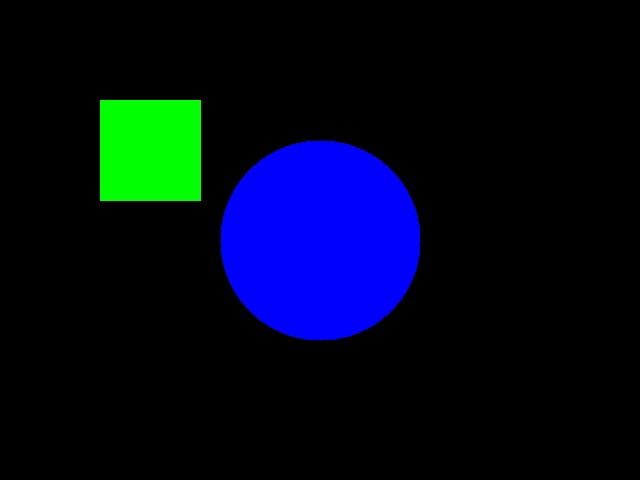
#> input picture models/temp_img_0.jpg, 640 x 480 px; its folder holds only this picture in this run
$ python -i refined_background_removal.py   (imports and definitions only)
#> lines starting #> are read from the running program, lines starting #| are printed output that depends on the picture; after the words box and inside, x2 and y2 are one past the last pixel; in counts of white or black regions, pixels touching at a corner belong together
import cv2
import numpy as np
import matplotlib.pyplot as plt
from sklearn.cluster import KMeans
from PIL import Image
import os

def detect_background_color(img, samples_per_edge=100):
    """
    Safely detect the background color by analyzing image edges.
    Uses a more robust sampling approach that avoids zero-step slicing.

    Args:
        img: Input image in BGR format
        samples_per_edge: Number of samples to take from each edge

    Returns:
        tuple: RGB color values of detected background
    """
    height, width = img.shape[:2]

    # Ensure we take at least one sample per edge
    samples_per_edge = max(1, min(samples_per_edge, min(height, width)))

    # Calculate step sizes (ensure non-zero)
    width_step = max(1, width // samples_per_edge)
    height_step = max(1, height // samples_per_edge)

    # Sample pixels from edges
    edge_pixels = []

    # Sample top and bottom edges
    for x in range(0, width, width_step):
        edge_pixels.append(img[0, x])        # Top edge
        edge_pixels.append(img[-1, x])       # Bottom edge

    # Sample left and right edges
    for y in range(0, height, height_step):
        edge_pixels.append(img[y, 0])        # Left edge
        edge_pixels.append(img[y, -1])       # Right edge

    # Convert to numpy array
    edge_pixels = np.array(edge_pixels)

    # Use K-means clustering to find dominant color
    kmeans = KMeans(n_clusters=3, n_init=10)
    kmeans.fit(edge_pixels)

    # Get the most frequent color cluster
    unique, counts = np.unique(kmeans.labels_, return_counts=True)
    dominant_cluster = unique[np.argmax(counts)]
    background_color = kmeans.cluster_centers_[dominant_cluster].astype(int)

    # Convert from BGR to RGB
    return tuple(background_color[::-1])

def detect_shadows_enhanced(img, background_color):
    """
    Enhanced shadow detection that preserves subtle lighting transitions and reflections.
    This function analyzes both global and local lighting patterns to identify shadows
    while being careful not to misclassify object details as shadows.

    Args:
        img: Input image in BGR format
        background_color: RGB tuple of the background color
    Returns:
        numpy.ndarray: Shadow mask where 1 indicates shadow pixels
    """
    # First, convert background color from RGB to BGR for OpenCV
    bg_color = background_color[::-1]

    # Create a background image matching our detected background color
    background = np.full_like(img, bg_color)

    # Convert both images to LAB color space for better lighting analysis
    lab = cv2.cvtColor(img, cv2.COLOR_BGR2LAB)
    bg_lab = cv2.cvtColor(background, cv2.COLOR_BGR2LAB)

    # Extract L (lightness) channels
    l_img = lab[:,:,0].astype(np.float32)
    l_bg = bg_lab[:,:,0].astype(np.float32)

    # Calculate local average of lightness using multiple scales
    shadow_masks = []
    for kernel_size in [(21, 21), (41, 41)]:  # Multiple scales for different shadow sizes
        # Calculate local lightness average
        local_mean = cv2.GaussianBlur(l_img, kernel_size, 0)

        # Calculate lightness difference from background
        l_diff = np.abs(l_img - l_bg)
        local_diff = np.abs(local_mean - l_bg)

        # Create adaptive threshold based on local contrast
        threshold = np.mean(l_diff) * 0.5 + local_diff * 0.2

        # Identify shadow regions
        shadow = (l_diff < threshold) & (l_img < l_bg)
        shadow_masks.append(shadow)

    # Combine shadow masks from different scales
    shadow_mask = np.logical_or.reduce(shadow_masks)

    # Analyze color differences to prevent misclassifying colored regions as shadows
    a_diff = np.abs(lab[:,:,1] - bg_lab[:,:,1])
    b_diff = np.abs(lab[:,:,2] - bg_lab[:,:,2])
    color_diff = np.sqrt(a_diff**2 + b_diff**2)

    # Only keep shadow pixels where color difference is small
    shadow_mask &= (color_diff < 30)

    # Clean up the mask
    kernel = np.ones((3,3), np.uint8)
    shadow_mask = cv2.morphologyEx(shadow_mask.astype(np.uint8),
                                 cv2.MORPH_CLOSE, kernel)
    shadow_mask = cv2.morphologyEx(shadow_mask.astype(np.uint8),
                                 cv2.MORPH_OPEN, kernel)

    return shadow_mask

def refined_background_removal(image_input, background_color=None, edge_smoothing=5, preserve_whites=True):
    """
    Advanced background removal with automatic background color detection and
    improved edge handling.

    Args:
        image_input: Path to input image or Image.Image or numpy array
        background_color: RGB tuple or None for auto-detection
        edge_smoothing: Amount of edge smoothing (higher = smoother)
        preserve_whites: Whether to preserve white colors in the object
    """
#> called with image_input = 'temp_img_0.jpg', edge_smoothing = 5, preserve_whites = True
    def create_color_range_mask(img, target_color, tolerance=20):  # Reduced tolerance
        """Create a more precise mask for colors within tolerance of target color"""
        target_bgr = target_color[::-1]

        # Convert to LAB color space for better color similarity matching
        lab_image = cv2.cvtColor(img, cv2.COLOR_BGR2LAB)
        lab_target = cv2.cvtColor(np.uint8([[target_bgr]]), cv2.COLOR_BGR2LAB)[0,0]

        # Create bounds with tolerance in LAB space
        lower_bound = np.array([max(0, c - tolerance) for c in lab_target])
        upper_bound = np.array([min(255, c + tolerance) for c in lab_target])

        # Create mask in LAB space
        mask = cv2.inRange(lab_image, lower_bound, upper_bound)

        # Clean up the mask
        kernel = np.ones((3,3), np.uint8)
        mask = cv2.morphologyEx(mask, cv2.MORPH_OPEN, kernel)

        return mask

    def smooth_edges(mask, smooth_factor):
        """Apply edge smoothing with outline removal"""
        # Convert to float
        mask_float = mask.astype(np.float32) / 255.0

        # Apply erosion first to remove thin outlines
        kernel = np.ones((2,2), np.uint8)
        eroded = cv2.erode(mask_float, kernel, iterations=1)

        # Multi-scale smoothing
        smoothed = np.zeros_like(mask_float)
        weights_sum = 0

        for i in range(1, 4):
            kernel_size = smooth_factor * 2 * i + 1
            current_smooth = cv2.GaussianBlur(eroded,
                                            (kernel_size, kernel_size),
                                            0)
            weight = 1.0 / i
            smoothed += current_smooth * weight
            weights_sum += weight

        smoothed /= weights_sum

        # Threshold the result to make edges cleaner
        smoothed = np.where(smoothed > 0.5, 1.0, 0.0)

        return (smoothed * 255).astype(np.uint8)

    def preserve_white_details(img, mask, threshold=250):
        """
        Preserve white details with proper handling of edge cases and division.

        Args:
            img: Input image in BGR format
            mask: Binary mask
            threshold: Brightness threshold for white detection
        """
        gray = cv2.cvtColor(img, cv2.COLOR_BGR2GRAY)

        # Create adaptive threshold with safety checks
        local_mean = cv2.GaussianBlur(gray, (15, 15), 0)

        # Avoid division by zero and invalid values
        local_mean = np.clip(local_mean, 1, 254)  # Ensure no zeros or 255s
        adjustment = np.clip((255 - local_mean) * 0.05, 0, threshold)
        local_threshold = threshold - adjustment

        # Create white mask with safety checks
        white_areas = gray > local_threshold

        # Reduce connectivity to main object
        kernel = np.ones((2,2), np.uint8)
        dilated_mask = cv2.dilate(mask, kernel, iterations=1)
        preserved_whites = white_areas & dilated_mask

        # Clean up artifacts
        preserved_whites = cv2.morphologyEx(preserved_whites.astype(np.uint8),
                                        cv2.MORPH_OPEN, kernel)
        preserved_whites = cv2.morphologyEx(preserved_whites,
                                        cv2.MORPH_CLOSE, kernel)

        return mask | preserved_whites

    def shrink_mask(mask, shrink_percent=1):
        """
        Shrink the mask by a percentage of its dimensions
        Args:
            mask: Binary mask
            shrink_percent: Percentage to shrink (1 = 1%)
        Returns:
            Shrunk mask
        """
        # Get mask dimensions
        height, width = mask.shape[:2]

        # Calculate pixels to shrink on each side
        shrink_pixels_y = int(height * (shrink_percent / 100))
        shrink_pixels_x = int(width * (shrink_percent / 100))

        # Ensure at least 1 pixel if percentage is too small
        shrink_pixels_y = max(1, shrink_pixels_y)
        shrink_pixels_x = max(1, shrink_pixels_x)

        # Create structuring element for erosion
        kernel = cv2.getStructuringElement(
            cv2.MORPH_ELLIPSE,
            (2 * shrink_pixels_x + 1, 2 * shrink_pixels_y + 1)
        )

        # Erode the mask
        shrunk_mask = cv2.erode(mask, kernel, iterations=1)

        return shrunk_mask

    # Main processing pipeline
    try:
        print("Loading image...")
        # Input validation and conversion
        if isinstance(image_input, str):
            print("It's a file path - load the image")
            if not os.path.exists(image_input):
                raise ValueError(f"Image file not found: {image_input}")
            image = cv2.imread(image_input)
#> image is the input picture: shape (480, 640, 3); mean B, G, R 26.1, 8.5, 0.1
            if image is None:
                raise ValueError(f"Failed to load image from {image_input}")
        elif isinstance(image_input, np.ndarray):
            print("It's already a numpy array - verify format")
            if len(image_input.shape) != 3 or image_input.shape[2] != 3:
                raise ValueError("Image array must be a 3-channel color image")
            image = image_input
        elif isinstance(image_input, Image.Image):

            print("Convert PIL Image to numpy array in BGR format")
            image_array = np.array(image_input)
            image = cv2.cvtColor(image_array, cv2.COLOR_RGB2BGR)
        else:
            raise TypeError("Image input must be either a file path, numpy array, or PIL Image")

        print(image.__class__)
#| <class 'numpy.ndarray'>
        # Handle background color detection
        if background_color is None:
            print("Detecting background color...")
            detected_color = detect_background_color(image)
#> after the loop in detect_background_color, `for x in range(0, width, width_step):`: edge_pixels = 214 items, first 6: [0, 0, 0], [0, 0, 0], [0, 0, 0], [0, 0, 0], [0, 0, 0], [0, 0, 0]
#> after the loop in detect_background_color, `for y in range(0, height, height_step):`: edge_pixels = 454 items, first 6: [0, 0, 0], [0, 0, 0], [0, 0, 0], [0, 0, 0], [0, 0, 0], [0, 0, 0]
#> in detect_background_color, `edge_pixels = np.array(edge_pixels)`: edge_pixels = 454 rows, first 8: [0, 0, 0], [0, 0, 0], [0, 0, 0], [0, 0, 0], [0, 0, 0], [0, 0, 0], [0, 0, 0], [0, 0, 0]
#> detected_color = (0, 0, 0)
            print(f"Detected background color (RGB): {detected_color}")
#| Detected background color (RGB): (0, 0, 0)
            bg_color = detected_color
#> bg_color = (0, 0, 0)
        else:
            bg_color = background_color

        print("Detecting shadows...")
        shadow_mask = detect_shadows_enhanced(image, bg_color)
#> after the loop in detect_shadows_enhanced, `for kernel_size in [(21, 21), (41, 41)]:`: shadow_masks = 2 items
#> in detect_shadows_enhanced, `a_diff = np.abs(lab[:,:,1] - bg_lab[:,:,1])`:
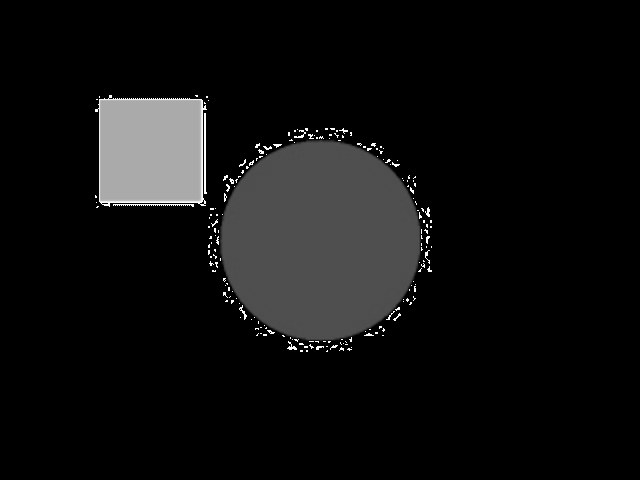
#> a_diff: shape (480, 640); min 0, max 254, mean 15.7
#> in detect_shadows_enhanced, `b_diff = np.abs(lab[:,:,2] - bg_lab[:,:,2])`:
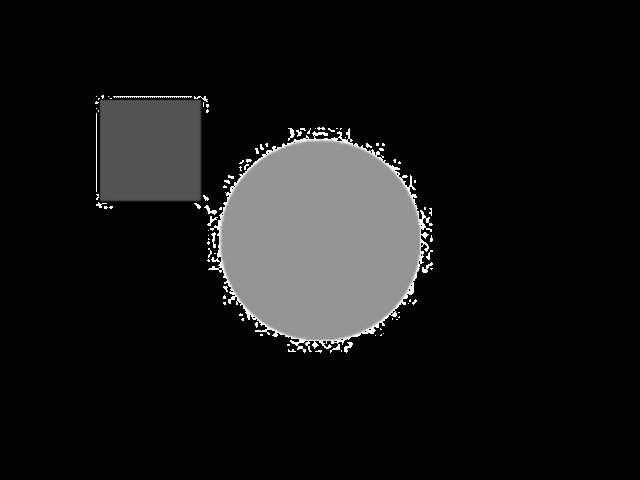
#> b_diff: shape (480, 640); min 0, max 255, mean 20.9
#> in detect_shadows_enhanced, `color_diff = np.sqrt(a_diff**2 + b_diff**2)`:
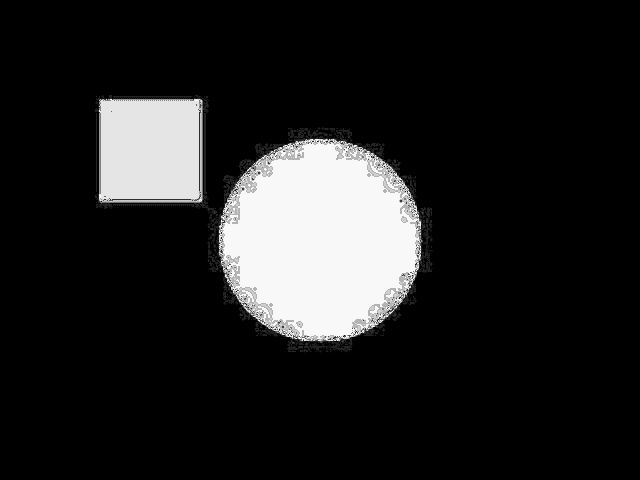
#> color_diff: shape (480, 640) float16; min 0, max 15.91, mean 2.06; drawn with min black and max white

        print("Creating color-based mask...")
        color_mask = create_color_range_mask(image, bg_color)
#> in create_color_range_mask, `target_bgr = target_color[::-1]`: target_bgr = (0, 0, 0)
#> in create_color_range_mask, `lab_target = cv2.cvtColor(np.uint8([[target_bgr]]), cv2.COLOR_BGR2LAB)..`: lab_target = [0, 128, 128]
#> in create_color_range_mask, `lower_bound = np.array([max(0, c - tolerance) for c in lab_target])`: lower_bound = [0, 108, 108]
#> in create_color_range_mask, `upper_bound = np.array([min(255, c + tolerance) for c in lab_target])`: upper_bound = [20, 148, 148]
#> in create_color_range_mask, `mask = cv2.inRange(lab_image, lower_bound, upper_bound)`:
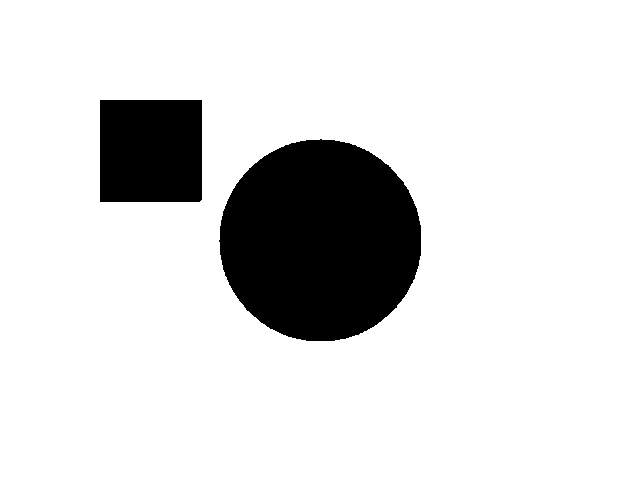
#> mask: shape (480, 640); 86.2% white; 2 black regions, box (x1, y1, x2, y2) and area: (219, 139, 421, 341) 32032, (100, 100, 202, 202) 10401

        # Combine color and shadow masks
        combined_mask = (color_mask | shadow_mask)


        # Invert mask (we want to keep the object, not the background)
        object_mask = cv2.bitwise_not(combined_mask)

        # Preserve white details if requested
        if preserve_whites:
            print("Preserving white details...")
            object_mask = preserve_white_details(image, object_mask)
#> in preserve_white_details, `gray = cv2.cvtColor(img, cv2.COLOR_BGR2GRAY)`:
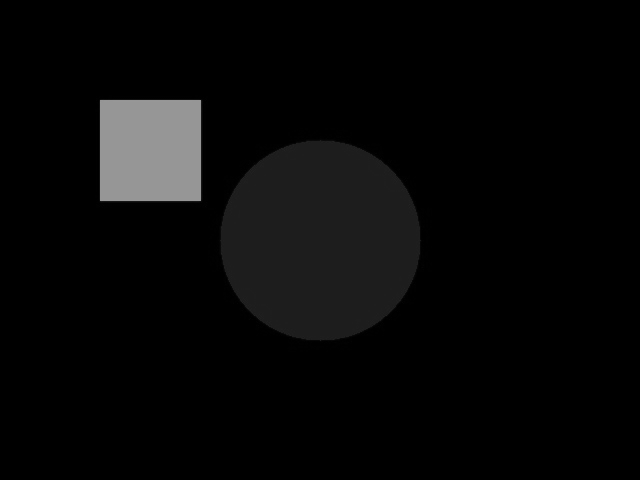
#> gray: shape (480, 640); min 0, max 152, mean 8


        # Apply edge smoothing
        if edge_smoothing > 0:
            print("Smoothing edges...")
            object_mask = smooth_edges(object_mask, edge_smoothing)
#> after the loop in smooth_edges, `for i in range(1, 4):`: weights_sum = 1.83

        # Shrinking mask
        print("Shrinking mask...")
        object_mask = shrink_mask(object_mask, shrink_percent=0.5)


        # Create output images
        alpha = object_mask
        rgba = cv2.cvtColor(image, cv2.COLOR_BGR2BGRA)
        rgba[:, :, 3] = alpha

        result = image.copy()
        result[alpha == 0] = [0, 0, 0]
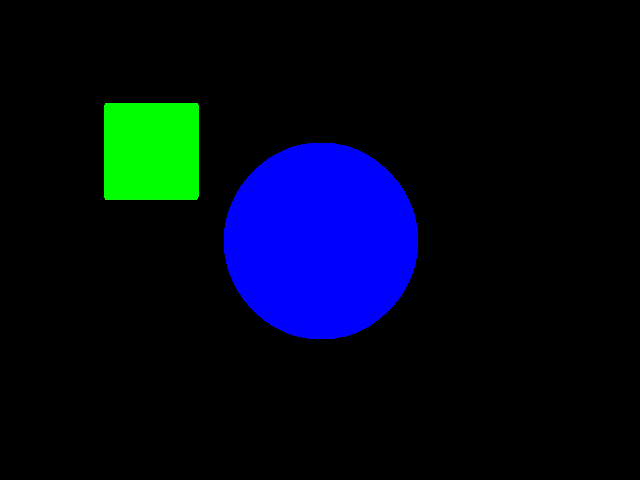
#> result: shape (480, 640, 3); 3.24% of pixels changed, all inside (x1, y1, x2, y2) = (95, 95, 433, 353)

        # Convert to RGB for display
        image_rgb = cv2.cvtColor(image, cv2.COLOR_BGR2RGB)
        result_rgb = cv2.cvtColor(result, cv2.COLOR_BGR2RGB)

        checkered = np.zeros((image.shape[0], image.shape[1], 3), dtype=np.uint8)
        checkered[::20, ::20] = [200, 200, 200]
        checkered[10::20, 10::20] = [200, 200, 200]

        alpha_3d = alpha[:,:,np.newaxis] / 255.0
#> alpha_3d: shape (480, 640, 1) float64; values 0 (black) and 1 (white), 12.7% white; 2 white regions, box (x1, y1, x2, y2) and area: (224, 143, 418, 339) 29951, (104, 103, 199, 200) 9205
        blended = (image_rgb * alpha_3d + checkered * (1 - alpha_3d)).astype(np.uint8)
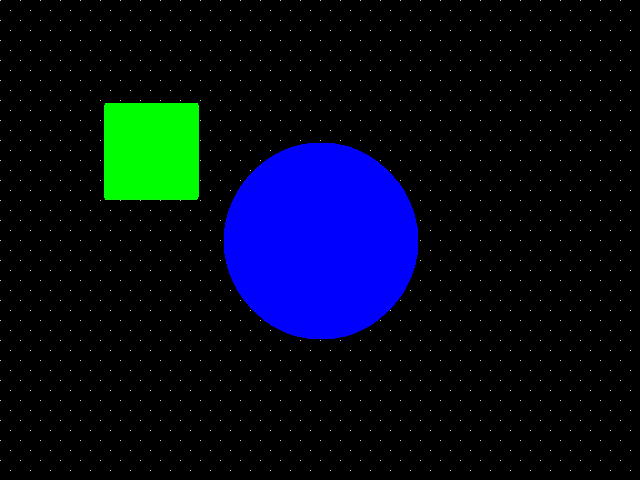
#> blended: shape (480, 640, 3); mean R, G, B 0.9, 8.5, 25.6

        return image_rgb, alpha, result_rgb, blended, rgba

    except Exception as e:
        print(f"Error during processing: {str(e)}")
        return None

>>> result = refined_background_removal('temp_img_0.jpg')
#> result = 5 items

$ run again, on models/temp_img_1.jpg
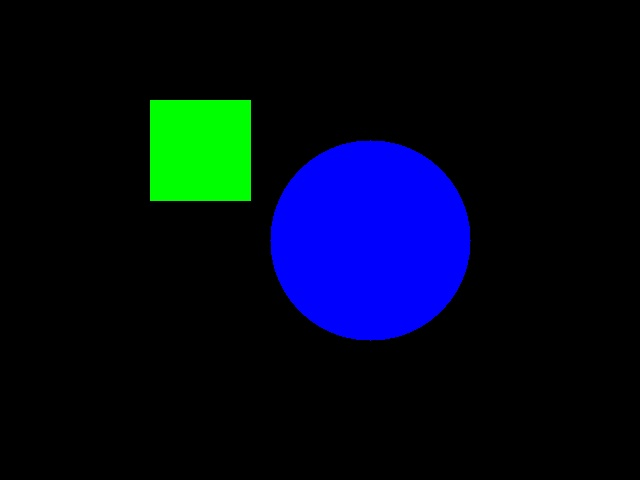
#> input picture models/temp_img_1.jpg, 640 x 480 px
#> in refined_background_removal, image is the input picture: shape (480, 640, 3); mean B, G, R 26.1, 8.5, 0.1
#| <class 'numpy.ndarray'>
#> after the loop in detect_background_color, `for x in range(0, width, width_step):`: edge_pixels = 214 items, first 6: [0, 0, 0], [0, 0, 0], [0, 0, 0], [0, 0, 0], [0, 0, 0], [0, 0, 0]
#> after the loop in detect_background_color, `for y in range(0, height, height_step):`: edge_pixels = 454 items, first 6: [0, 0, 0], [0, 0, 0], [0, 0, 0], [0, 0, 0], [0, 0, 0], [0, 0, 0]
#> in detect_background_color, `edge_pixels = np.array(edge_pixels)`: edge_pixels = 454 rows, first 8: [0, 0, 0], [0, 0, 0], [0, 0, 0], [0, 0, 0], [0, 0, 0], [0, 0, 0], [0, 0, 0], [0, 0, 0]
#> detected_color = (0, 0, 0)
#| Detected background color (RGB): (0, 0, 0)
#> lab: shape (480, 640, 3); mean of channels 0, 1, 2 15.8, 133.2, 119.7
#> bg_lab: shape (480, 640, 3); mean of channels 0, 1, 2 0, 128, 128
#> background: shape (480, 640, 3); every value is 0
#> l_bg: shape (480, 640) float32; every value is 0
#> after the loop in detect_shadows_enhanced, `for kernel_size in [(21, 21), (41, 41)]:`: shadow_masks = 2 items
#> target_bgr = (0, 0, 0)
#> lab_target = [0, 128, 128]
#> lower_bound = [0, 108, 108]
#> upper_bound = [20, 148, 148]
#> in create_color_range_mask, `mask = cv2.inRange(lab_image, lower_bound, upper_bound)`:
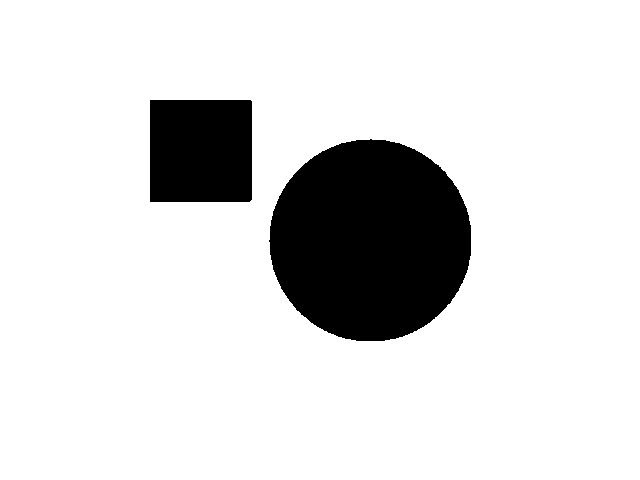
#> mask: shape (480, 640); 86.2% white; 2 black regions, box (x1, y1, x2, y2) and area: (269, 139, 471, 341) 32039, (150, 100, 252, 202) 10400
#> dilated_mask: shape (480, 640); 14% white; 2 white regions, box (x1, y1, x2, y2) and area: (269, 139, 472, 342) 32444, (150, 100, 253, 203) 10605
#> eroded: shape (480, 640) float32; values 0 (black) and 1 (white), 13.6% white; 2 white regions, box (x1, y1, x2, y2) and area: (270, 140, 471, 341) 31636, (151, 101, 252, 202) 10197
#> after the loop in smooth_edges, `for i in range(1, 4):`: weights_sum = 1.83
#> shrunk_mask: shape (480, 640); 12.7% white; 2 white regions, box (x1, y1, x2, y2) and area: (274, 143, 468, 339) 29956, (154, 103, 249, 200) 9204
#> in refined_background_removal, `blended = (image_rgb * alpha_3d + checkered * (1 - alpha_3d)).astype(n..`:
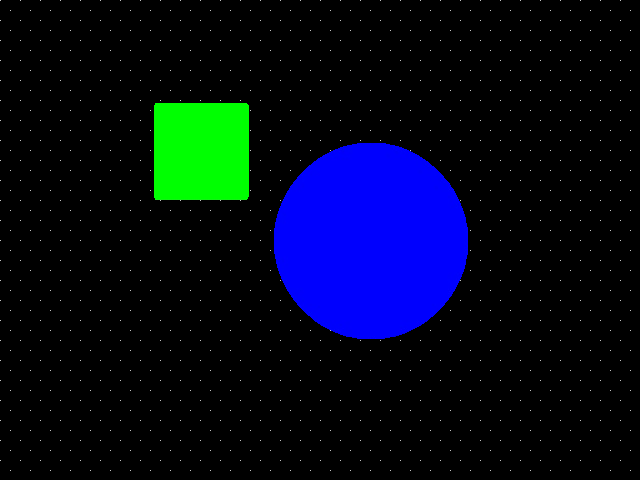
#> blended: shape (480, 640, 3); mean R, G, B 0.9, 8.5, 25.7
#> `result = refined_background_removal('temp_img_0.jpg')`: result = 5 items
